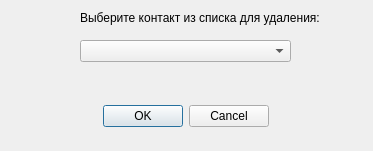
<?xml version="1.0" encoding="UTF-8"?>
<ui version="4.0">
 <class>Dialog</class>
 <widget class="QDialog" name="Dialog">
  <property name="geometry">
   <rect>
    <x>0</x>
    <y>0</y>
    <width>373</width>
    <height>151</height>
   </rect>
  </property>
  <property name="minimumSize">
   <size>
    <width>373</width>
    <height>151</height>
   </size>
  </property>
  <property name="maximumSize">
   <size>
    <width>373</width>
    <height>151</height>
   </size>
  </property>
  <property name="windowTitle">
   <string>Удаление контакта из списка</string>
  </property>
  <widget class="QDialogButtonBox" name="del_form_buttonBox">
   <property name="geometry">
    <rect>
     <x>90</x>
     <y>100</y>
     <width>191</width>
     <height>32</height>
    </rect>
   </property>
   <property name="cursor">
    <cursorShape>ArrowCursor</cursorShape>
   </property>
   <property name="orientation">
    <enum>Qt::Horizontal</enum>
   </property>
   <property name="standardButtons">
    <set>QDialogButtonBox::Cancel|QDialogButtonBox::Ok</set>
   </property>
   <property name="centerButtons">
    <bool>true</bool>
   </property>
  </widget>
  <widget class="QLabel" name="DelContactLabel">
   <property name="geometry">
    <rect>
     <x>80</x>
     <y>10</y>
     <width>241</width>
     <height>16</height>
    </rect>
   </property>
   <property name="text">
    <string>Выберите контакт из списка для удаления:</string>
   </property>
  </widget>
  <widget class="QComboBox" name="cl_comboBox">
   <property name="geometry">
    <rect>
     <x>80</x>
     <y>40</y>
     <width>211</width>
     <height>22</height>
    </rect>
   </property>
   <property name="maxVisibleItems">
    <number>50</number>
   </property>
  </widget>
  <widget class="QLabel" name="del_contact_info_label">
   <property name="geometry">
    <rect>
     <x>46</x>
     <y>80</y>
     <width>301</width>
     <height>20</height>
    </rect>
   </property>
   <property name="text">
    <string/>
   </property>
   <property name="alignment">
    <set>Qt::AlignCenter</set>
   </property>
   <property name="textInteractionFlags">
    <set>Qt::TextSelectableByMouse</set>
   </property>
  </widget>
 </widget>
 <resources/>
 <connections>
  <connection>
   <sender>del_form_buttonBox</sender>
   <signal>accepted()</signal>
   <receiver>Dialog</receiver>
   <slot>accept()</slot>
   <hints>
    <hint type="sourcelabel">
     <x>248</x>
     <y>254</y>
    </hint>
    <hint type="destinationlabel">
     <x>157</x>
     <y>274</y>
    </hint>
   </hints>
  </connection>
  <connection>
   <sender>del_form_buttonBox</sender>
   <signal>rejected()</signal>
   <receiver>Dialog</receiver>
   <slot>reject()</slot>
   <hints>
    <hint type="sourcelabel">
     <x>316</x>
     <y>260</y>
    </hint>
    <hint type="destinationlabel">
     <x>286</x>
     <y>274</y>
    </hint>
   </hints>
  </connection>
 </connections>
</ui>
